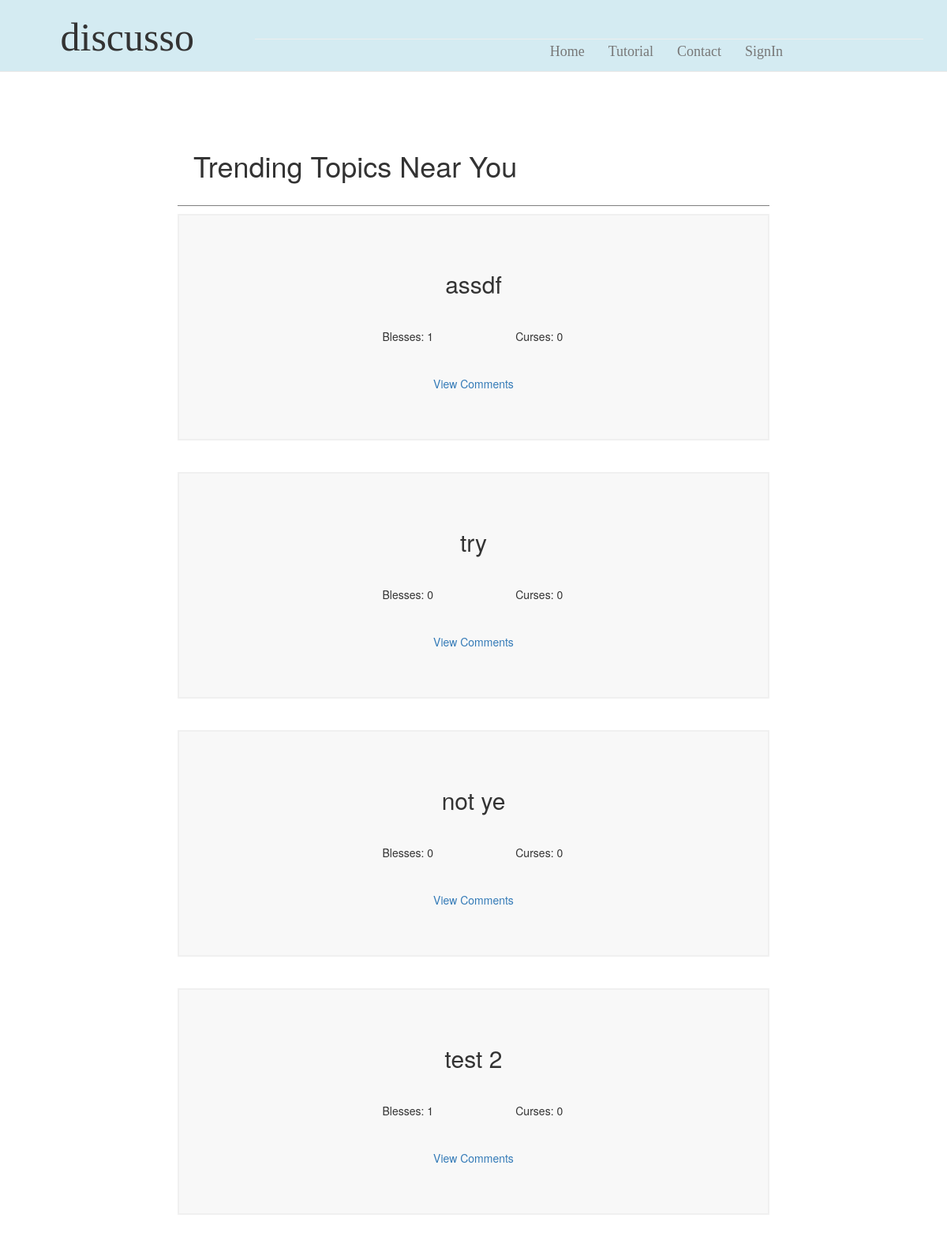
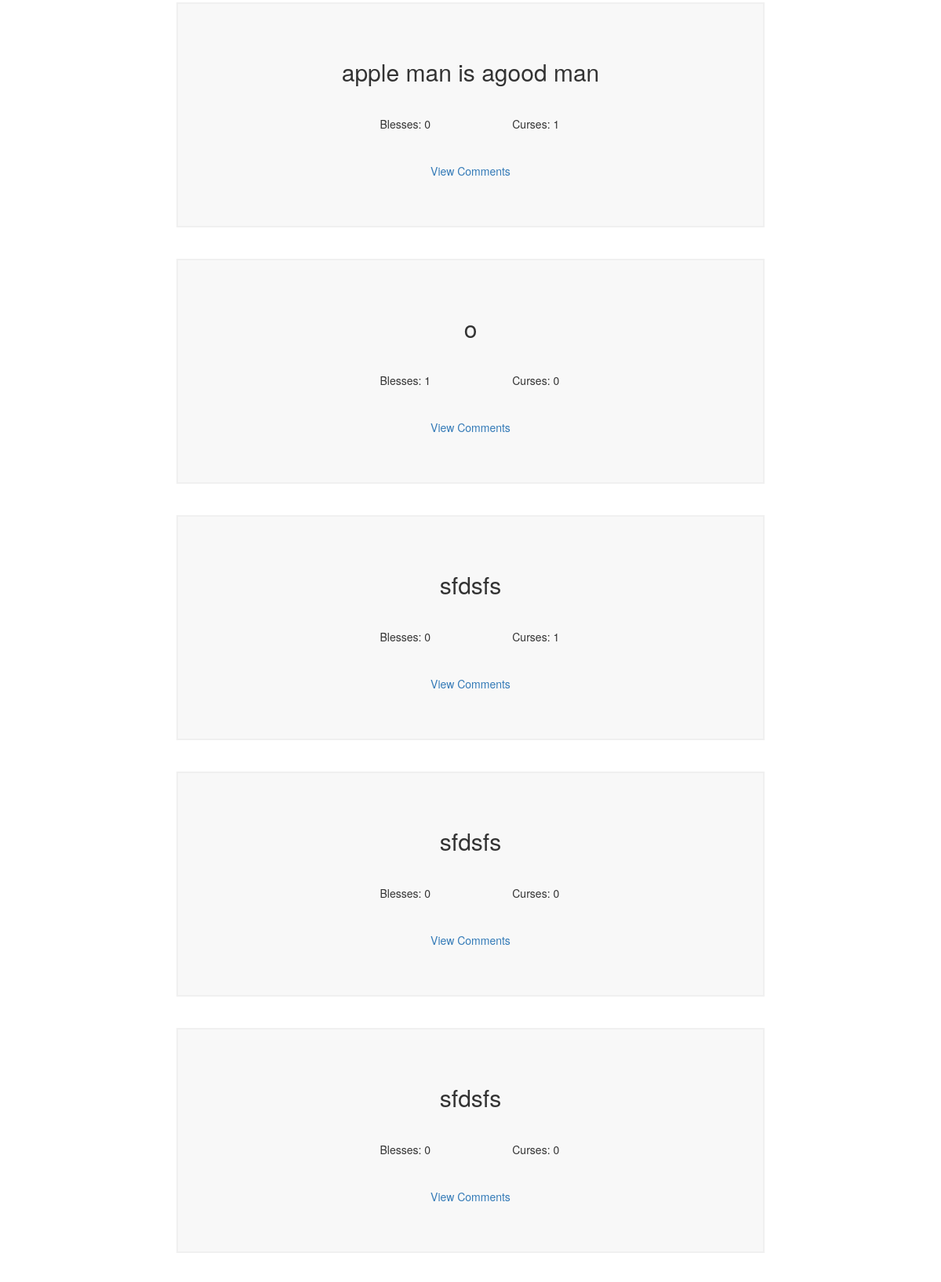
Screenshot of /homepage (upper part) with the database file from the repository (2 pictures, top to bottom).
### app/models.py (models this page shows, shortened)
class Post(db.Model):
    id = db.Column(db.Integer, primary_key=True)
    title = db.Column(db.String(64))
    desc = db.Column(db.String(248))
    blesses = db.Column(db.Integer, default=0)
    curses = db.Column(db.Integer, default=0)
    timestamp = db.Column(db.DateTime, index=True, default=datetime.utcnow)
    user_id = db.Column(db.Integer, db.ForeignKey('user.id'))
    p_replies = db.relationship('Reply', backref='ogPost', lazy='dynamic')
    user_votes = db.relationship('Post_BC', backref='post', lazy='dynamic')

### app/routes.py (the view)
@app.route('/', methods=['GET', 'POST'])
@app.route('/homepage', methods=['GET', 'POST'])
def homepage():
    form = MakePostForm()
    allUsers = User.query.all()
    if form.validate_on_submit():
        post = Post(title=form.title.data, desc=form.desc.data,
                    user_id=current_user.id)
        db.session.add(post)
        db.session.commit()
        return render_template('homepage.html', title='Home', posts=Post.query.all(), form=form, user=allUsers)
    return render_template('homepage.html', title='Home', posts=Post.query.all(), form=form, user=allUsers)

### app/models.py (called while the page is built)
    def avatar(self, size):
        digest = md5(self.email.lower().encode('utf-8')).hexdigest()
        return 'https://www.gravatar.com/avatar/{}?d=identicon&s={}'.format(
            digest, size)

### app/templates/homepage.html (shortened to what this page needs)
{% extends "topbar.html" %}
{% block content %}
<div class="container-fluid">
	<div class="leftSide col-lg-2">
	</div>
	<div class="homePage col-lg-8">
		<div class="special">
			<h1> Trending Topics Near You</h1>
		</div>
		{%for post in posts|reverse %}
		<div class="sampleTopic">
			<div class="heading">
				<h2> {{ post.title }} </h2>
			</div>
			<div class="innerTopic container-fluid">
				<div class="col-lg-3"></div>
				<div class="col-lg-3">
					<p>Blesses: {{post.blesses}} </p>
				</div>
				<div class="col-lg-3">
					<p>Curses: {{post.curses}} </p>
				</div>
				<div class="col-lg-3"></div>
			</div>
			<div class="links container-fluid">
				<div class="viewComment col-lg-4"></div>
				<div class="viewComment col-lg-4">
					<p><a href="{{ url_for('topic',postid = '') }}{{post.id}}"> View Comments </a> </p>
				</div>
				<div class="viewComment col-lg-4"></div>
			</div>
		</div>
		<br>
		<br>
		{% endfor %}
	</div>
	<div class="rightSide col-lg-2">
	</div>
</div>
{% endblock %}

### app/static/stylesheet.css (style rules this page uses)
@media (min-width: 900px) { body { padding-top: 150px; } }
.innerTopic { padding: 10px; }
.links { padding: 20px; }
.special { padding: 20px; border-bottom: 1px solid grey; margin-bottom: 10px; }
.heading { text-align: center; border-bottom: 1px; padding: 20px; }
.sampleTopic { padding: 30px; text-align: center; background-color: #F8F8F8; border: 2px solid #F0F0F0; }

### rows the page displays
Post: title "assdf", blesses "1", curses "0"
Post: title "try", blesses "0", curses "0"
Post: title "not ye", blesses "0", curses "0"
Post: title "test 2", blesses "1", curses "0"
Post: title "apple man is agood man", blesses "0", curses "1"
Post: title "o", blesses "1", curses "0"
Post: title "sfdsfs", blesses "0", curses "1"
Post: title "sfdsfs", blesses "0", curses "0"
Post: title "sfdsfs", blesses "0", curses "0"
